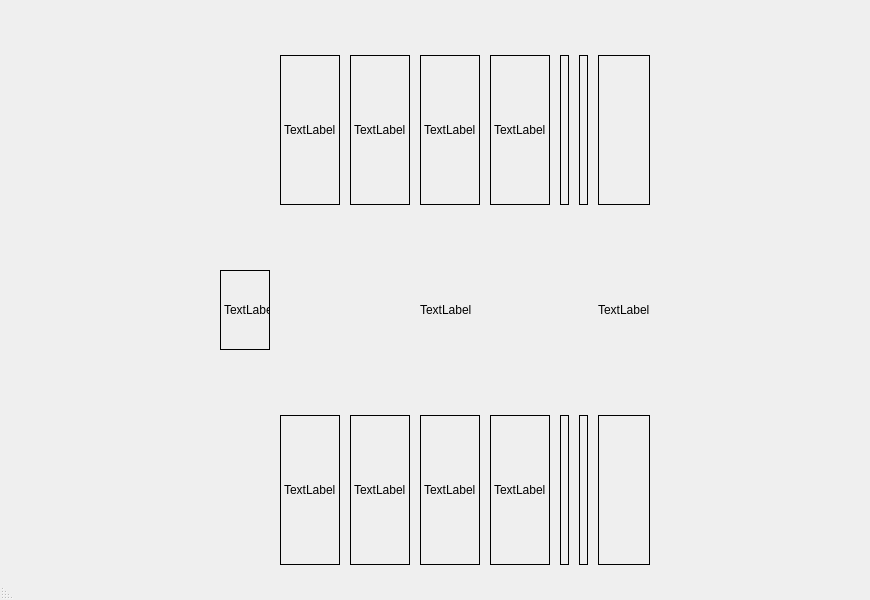
<?xml version="1.0" encoding="UTF-8"?>
<ui version="4.0">
 <class>JeuMainWindow</class>
 <widget class="QMainWindow" name="JeuMainWindow">
  <property name="enabled">
   <bool>true</bool>
  </property>
  <property name="geometry">
   <rect>
    <x>0</x>
    <y>0</y>
    <width>870</width>
    <height>600</height>
   </rect>
  </property>
  <property name="sizePolicy">
   <sizepolicy hsizetype="Expanding" vsizetype="Expanding">
    <horstretch>0</horstretch>
    <verstretch>0</verstretch>
   </sizepolicy>
  </property>
  <property name="minimumSize">
   <size>
    <width>788</width>
    <height>600</height>
   </size>
  </property>
  <property name="windowTitle">
   <string>طاولة اللعب</string>
  </property>
  <property name="layoutDirection">
   <enum>Qt::RightToLeft</enum>
  </property>
  <property name="styleSheet">
   <string notr="true">
background-image: url(:/Downloads/table.jpg);</string>
  </property>
  <widget class="QWidget" name="centralwidget">
   <widget class="QWidget" name="gridLayoutWidget">
    <property name="geometry">
     <rect>
      <x>220</x>
      <y>40</y>
      <width>1011</width>
      <height>631</height>
     </rect>
    </property>
    <layout class="QGridLayout" name="gridLayout" rowstretch="1,0,0" columnstretch="1,0,0,0,0,0,0,0,0,0">
     <property name="sizeConstraint">
      <enum>QLayout::SetDefaultConstraint</enum>
     </property>
     <property name="leftMargin">
      <number>0</number>
     </property>
     <property name="bottomMargin">
      <number>90</number>
     </property>
     <property name="horizontalSpacing">
      <number>10</number>
     </property>
     <property name="verticalSpacing">
      <number>50</number>
     </property>
     <item row="2" column="3">
      <widget class="QLabel" name="card5">
       <property name="maximumSize">
        <size>
         <width>100</width>
         <height>150</height>
        </size>
       </property>
       <property name="styleSheet">
        <string notr="true">border: 1px solid black;</string>
       </property>
       <property name="text">
        <string/>
       </property>
      </widget>
     </item>
     <item row="0" column="6">
      <widget class="QLabel" name="card3Robot">
       <property name="maximumSize">
        <size>
         <width>100</width>
         <height>150</height>
        </size>
       </property>
       <property name="styleSheet">
        <string notr="true">border: 1px solid black;</string>
       </property>
       <property name="text">
        <string>TextLabel</string>
       </property>
      </widget>
     </item>
     <item row="2" column="6">
      <widget class="QLabel" name="card4">
       <property name="maximumSize">
        <size>
         <width>100</width>
         <height>150</height>
        </size>
       </property>
       <property name="styleSheet">
        <string notr="true">border: 1px solid black;</string>
       </property>
       <property name="text">
        <string>TextLabel</string>
       </property>
      </widget>
     </item>
     <item row="0" column="4">
      <widget class="QLabel" name="card1Robot">
       <property name="maximumSize">
        <size>
         <width>100</width>
         <height>150</height>
        </size>
       </property>
       <property name="styleSheet">
        <string notr="true">border: 1px solid black;</string>
       </property>
       <property name="text">
        <string>TextLabel</string>
       </property>
      </widget>
     </item>
     <item row="1" column="5">
      <widget class="QLabel" name="cardMilieu">
       <property name="maximumSize">
        <size>
         <width>100</width>
         <height>150</height>
        </size>
       </property>
       <property name="styleSheet">
        <string notr="true"/>
       </property>
       <property name="text">
        <string>TextLabel</string>
       </property>
      </widget>
     </item>
     <item row="0" column="5">
      <widget class="QLabel" name="card2Robot">
       <property name="styleSheet">
        <string notr="true">border: 1px solid black;</string>
       </property>
       <property name="text">
        <string>TextLabel</string>
       </property>
      </widget>
     </item>
     <item row="0" column="3">
      <widget class="QLabel" name="card5Robot">
       <property name="maximumSize">
        <size>
         <width>100</width>
         <height>150</height>
        </size>
       </property>
       <property name="styleSheet">
        <string notr="true">border: 1px solid black;</string>
       </property>
       <property name="text">
        <string/>
       </property>
      </widget>
     </item>
     <item row="2" column="7">
      <widget class="QLabel" name="card2">
       <property name="maximumSize">
        <size>
         <width>100</width>
         <height>150</height>
        </size>
       </property>
       <property name="styleSheet">
        <string notr="true">border: 1px solid black;</string>
       </property>
       <property name="text">
        <string>TextLabel</string>
       </property>
      </widget>
     </item>
     <item row="0" column="2">
      <widget class="QLabel" name="card6Robot">
       <property name="maximumSize">
        <size>
         <width>100</width>
         <height>150</height>
        </size>
       </property>
       <property name="styleSheet">
        <string notr="true">border: 1px solid black;</string>
       </property>
       <property name="text">
        <string/>
       </property>
      </widget>
     </item>
     <item row="2" column="1">
      <widget class="QLabel" name="card7">
       <property name="maximumSize">
        <size>
         <width>100</width>
         <height>150</height>
        </size>
       </property>
       <property name="styleSheet">
        <string notr="true">border: 1px solid black;</string>
       </property>
       <property name="text">
        <string/>
       </property>
      </widget>
     </item>
     <item row="1" column="9">
      <widget class="QLabel" name="typeCard">
       <property name="maximumSize">
        <size>
         <width>50</width>
         <height>80</height>
        </size>
       </property>
       <property name="styleSheet">
        <string notr="true">border: 1px solid black;</string>
       </property>
       <property name="text">
        <string>TextLabel</string>
       </property>
       <property name="scaledContents">
        <bool>true</bool>
       </property>
      </widget>
     </item>
     <item row="2" column="5">
      <widget class="QLabel" name="card3">
       <property name="maximumSize">
        <size>
         <width>100</width>
         <height>150</height>
        </size>
       </property>
       <property name="styleSheet">
        <string notr="true">border: 1px solid black;</string>
       </property>
       <property name="text">
        <string>TextLabel</string>
       </property>
      </widget>
     </item>
     <item row="2" column="4">
      <widget class="QLabel" name="card1">
       <property name="maximumSize">
        <size>
         <width>100</width>
         <height>150</height>
        </size>
       </property>
       <property name="styleSheet">
        <string notr="true">border: 1px solid black;</string>
       </property>
       <property name="text">
        <string>TextLabel</string>
       </property>
      </widget>
     </item>
     <item row="0" column="7">
      <widget class="QLabel" name="card4Robot">
       <property name="maximumSize">
        <size>
         <width>100</width>
         <height>150</height>
        </size>
       </property>
       <property name="styleSheet">
        <string notr="true">border: 1px solid black;</string>
       </property>
       <property name="text">
        <string>TextLabel</string>
       </property>
      </widget>
     </item>
     <item row="0" column="1">
      <widget class="QLabel" name="card7Robot">
       <property name="maximumSize">
        <size>
         <width>100</width>
         <height>150</height>
        </size>
       </property>
       <property name="styleSheet">
        <string notr="true">border: 1px solid black;</string>
       </property>
       <property name="text">
        <string/>
       </property>
      </widget>
     </item>
     <item row="1" column="1">
      <widget class="QLabel" name="carteLabel">
       <property name="maximumSize">
        <size>
         <width>100</width>
         <height>150</height>
        </size>
       </property>
       <property name="styleSheet">
        <string notr="true"/>
       </property>
       <property name="text">
        <string>TextLabel</string>
       </property>
       <property name="scaledContents">
        <bool>true</bool>
       </property>
      </widget>
     </item>
     <item row="2" column="2">
      <widget class="QLabel" name="card6">
       <property name="maximumSize">
        <size>
         <width>100</width>
         <height>150</height>
        </size>
       </property>
       <property name="styleSheet">
        <string notr="true">border: 1px solid black;</string>
       </property>
       <property name="text">
        <string/>
       </property>
      </widget>
     </item>
    </layout>
   </widget>
  </widget>
  <widget class="QMenuBar" name="menubar">
   <property name="geometry">
    <rect>
     <x>0</x>
     <y>0</y>
     <width>870</width>
     <height>22</height>
    </rect>
   </property>
  </widget>
  <widget class="QStatusBar" name="statusbar"/>
 </widget>
 <resources/>
 <connections/>
</ui>
